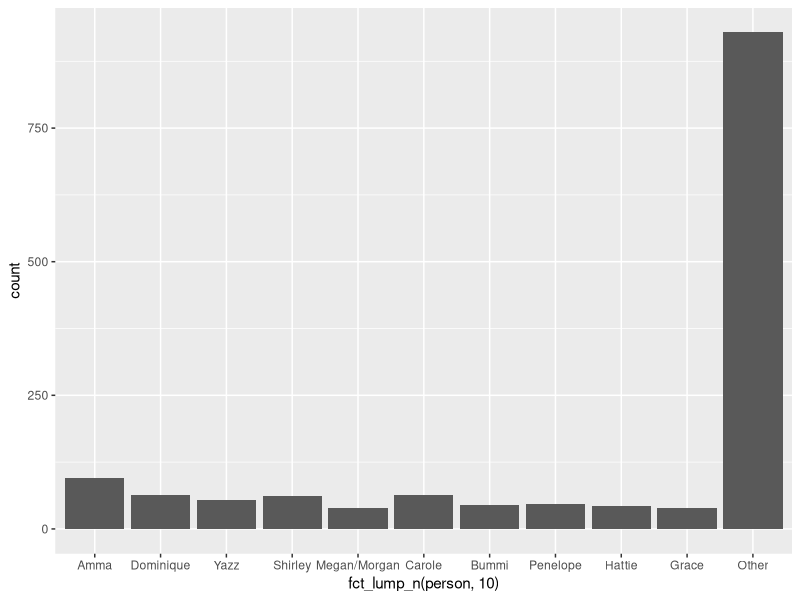
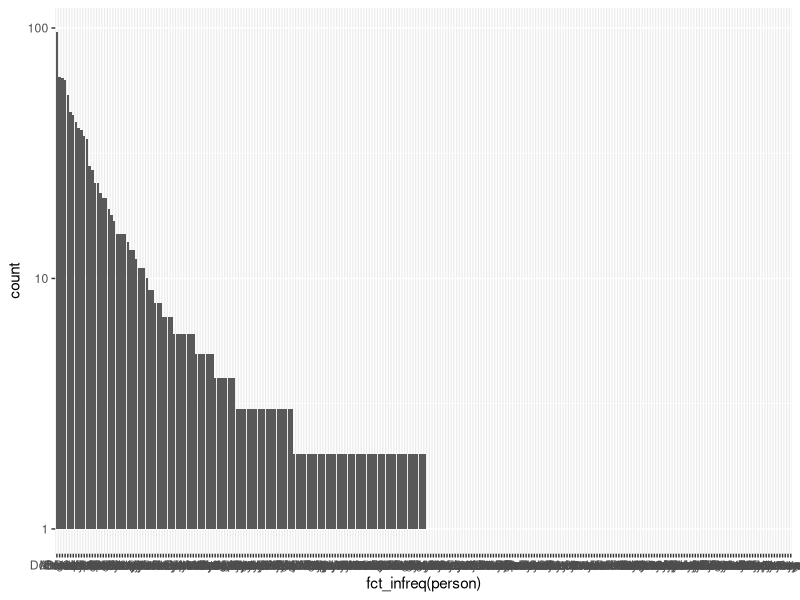
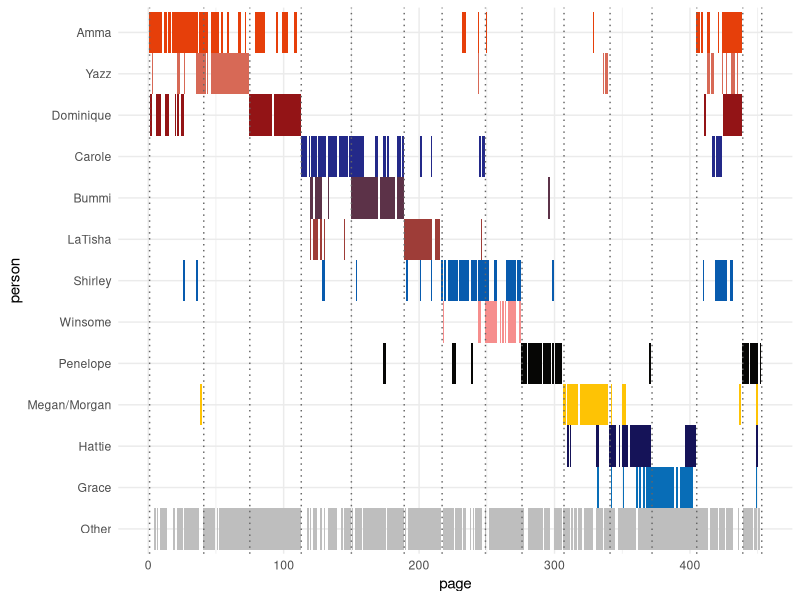

These charts were generated, in order, by the following R code:
## ---- chunk 1
library(tidyverse)

## ---- chunk 2
presence <- read_csv("data/presence.csv",  col_types = cols(person = col_factor()))
## ---- chunk 3
  presence %>%
    group_by(person) %>%
    ggplot(aes(x=fct_lump_n(person, 10))) + geom_histogram(stat="count")
presence %>%   
ggplot(aes(x=fct_infreq(person))) + geom_histogram(stat="count") + scale_y_log10()

## ---- chunk 4

book_palette <- tribble(
  ~name, ~color,
  "Amma", "#086DB7",
  "Yazz", "#151358",
  "Dominique", "#FEC305",
  "Carole", "#060605",
  "Bummi", "#F68E8D",
  "LaTisha", "#085BAE",
  "Shirley", "#9E3D38",
  "Winsome", "#5C3248",
  "Penelope", "#232989",
  "Megan/Morgan", "#931416",
  "Hattie", "#D76956",
  "Grace", "#E63F0A",
  "Other", "grey"
)

presence %>% 
  mutate(person=fct_other(person, keep=book_palette$name)) %>%
  mutate(person = fct_relevel(person,book_palette$name)) %>% 
  mutate(person = fct_rev(person))%>% 
  ggplot(aes(y=person, x=page)) + 
  geom_tile(aes(fill=person, linetype="blank"), show.legend = FALSE) +
  geom_vline(xintercept = c(1,41,75,113,150,189,217,249,276,307,341,372,405,439,453), color="grey40", linetype="dotted") +
  scale_fill_manual(values=c("grey", book_palette$color)) +
  theme_minimal()
